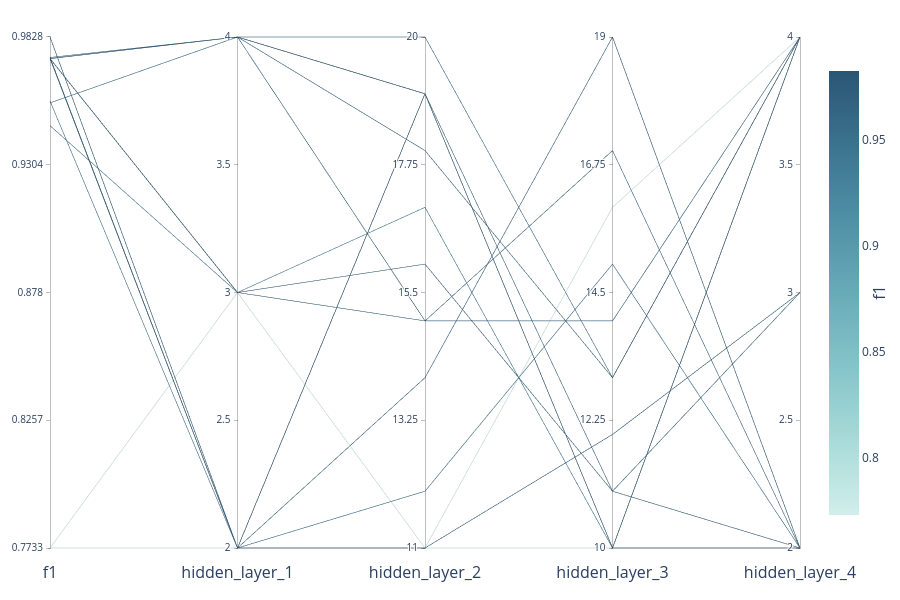

Here is the notebook cell this chart was saved with:
### Code cell
experionml.plot_parallel_coordinate()

### Figure 1 — Plotly figure (JSON) as saved in the notebook; plotly's stock layout.template omitted (floating-point values rounded to 4 significant figures)
{"data": [{"dimensions": [{"label": "f1", "range": [0.7733, 0.9828], "tickvals": [0.7733, 0.8257, 0.878, 0.9304, 0.9828], "values": [0.9464, 0.9828, 0.9739, 0.9739, 0.9739, 0.9558, 0.9739, 0.9744, 0.9739, 0.9739, 0.9744, 0.9744, 0.7733, 0.9565, 0.7733]}, {"label": "hidden_layer_1", "range": [2, 4], "tickvals": [2.0, 2.5, 3.0, 3.5, 4.0], "values": [3, 2, 3, 2, 3, 4, 4, 2, 4, 4, 4, 2, 2, 2, 3]}, {"label": "hidden_layer_2", "range": [11, 20], "tickvals": [11.0, 13.25, 15.5, 17.75, 20.0], "values": [17, 11, 15, 19, 16, 20, 19, 19, 15, 19, 18, 14, 11, 12, 11]}, {"label": "hidden_layer_3", "range": [10, 19], "tickvals": [10.0, 12.25, 14.5, 16.75, 19.0], "values": [10, 12, 14, 10, 11, 13, 10, 11, 17, 10, 13, 19, 10, 15, 16]}, {"label": "hidden_layer_4", "range": [2, 4], "tickvals": [2.0, 2.5, 3.0, 3.5, 4.0], "values": [2, 3, 4, 4, 2, 4, 2, 3, 2, 4, 4, 2, 4, 2, 4]}], "labelfont": {"size": 16}, "labelside": "bottom", "line": {"color": [0.9464, 0.9828, 0.9739, 0.9739, 0.9739, 0.9558, 0.9739, 0.9744, 0.9739, 0.9739, 0.9744, 0.9744, 0.7733, 0.9565, 0.7733], "coloraxis": "coloraxis"}, "type": "parcoords", "unselected": {"line": {"color": "gray", "opacity": 0.5}}}], "layout": {"coloraxis": {"cmax": 0.9828, "cmin": 0.7733, "colorbar": {"len": 0.9, "thickness": 30.0, "title": {"font": {"size": 16}, "side": "right", "text": "f1"}, "x": 1.025, "xanchor": "left", "y": 0.5, "yanchor": "middle"}, "colorscale": [[0.0, "rgb(209, 238, 234)"], [0.1667, "rgb(168, 219, 217)"], [0.3333, "rgb(133, 196, 201)"], [0.5, "rgb(104, 171, 184)"], [0.6667, "rgb(79, 144, 166)"], [0.8333, "rgb(59, 115, 143)"], [1.0, "rgb(42, 86, 116)"]]}, "font": {"size": 12}, "height": 600, "hoverlabel": {"font": {"size": 16}}, "legend": {}, "margin": {"b": 50, "l": 50, "pad": 0, "r": 0, "t": 35}, "showlegend": false, "title": {"font": {"size": 24}, "pad": {"b": 15, "t": 15}, "x": 0.5, "xanchor": "center", "xref": "paper", "y": 1, "yanchor": "top"}, "width": 900, "xaxis": {"anchor": "y", "automargin": true, "domain": [0.0, 1.0], "title": {"font": {"size": 16}}}, "yaxis": {"anchor": "x", "automargin": true, "domain": [0.0, 1.0], "title": {"font": {"size": 16}}}}}
